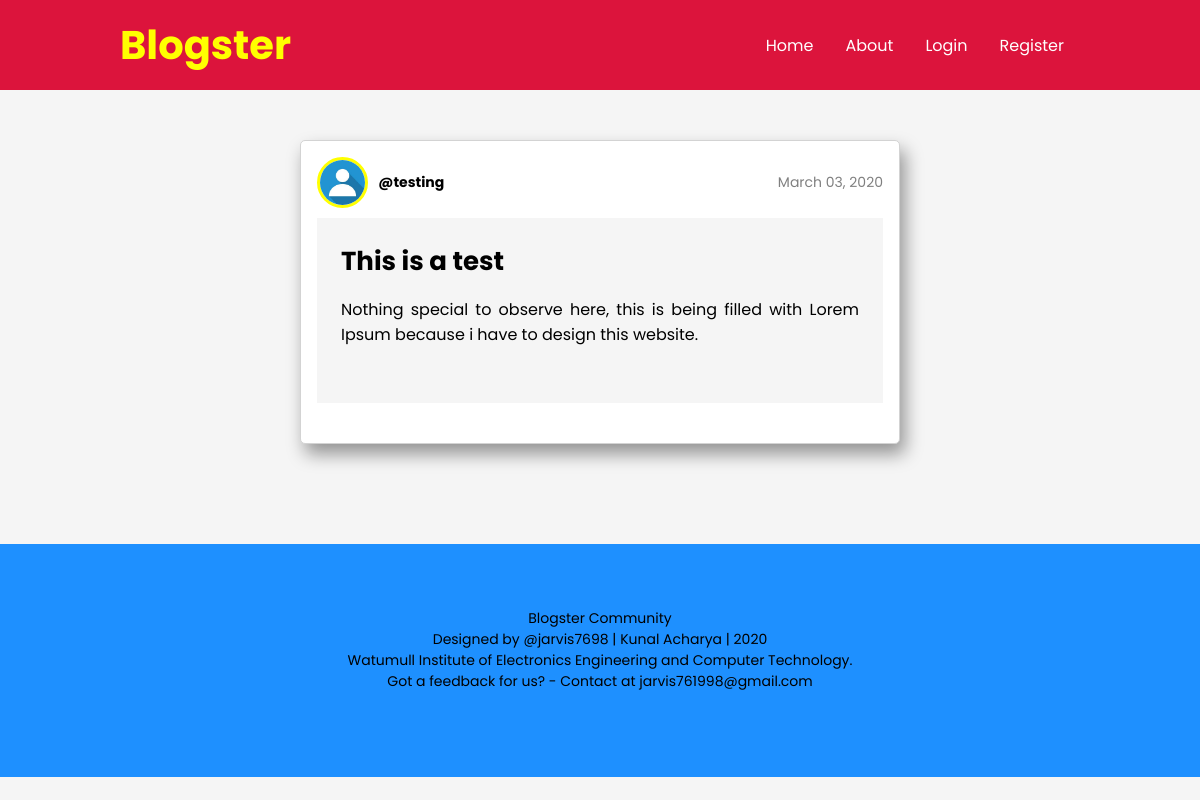
Screenshot of /post/3 with the database file from the repository.
### blog/models.py (models this page shows, shortened)
class Post(models.Model):
	post_title = models.CharField(max_length=50)
	post_content = models.TextField()
	post_date = models.DateTimeField(auto_now_add=True)
	post_author = models.ForeignKey(User, on_delete=models.CASCADE)

### users/models.py (models this page shows, shortened)
class Profile(models.Model):
	user = models.OneToOneField(User, on_delete=models.CASCADE)
	image = models.ImageField(default='default.jpg', upload_to='profile_pics')

### blog/views.py (the view)
# urls.py: path('post/<int:pk>', PostDetailView.as_view(), name='post-detail'),
class PostDetailView(DetailView):
	model = Post

### blog/templates/blog/post_detail.html (shortened to what this page needs)
{% extends 'blog/base.html' %}
{% block content %}
	<div class="post-box">
		<div class="post-head">
			<div class="post-author">
				<img class="author-profile" src="{{ post.post_author.profile.image.url }}">
				<div class="author-name">
					<a class="post-title-link" style="font-weight:bold;" href="#">@{{ object.post_author }}</a>
				</div>
				<div class="post-date">{{ object.post_date|date:"F d, Y" }}</div>
			</div>
		</div>
		<div class="content-box">
			<div class="post-title">
				{{ object.post_title }}
			</div>
			<div class="content-space">
				<p>
					{{ object.post_content }}
				</p>
			</div>
		</div>
	</div>
{% endblock content %}

### static/css/main.css (style rules this page uses)
* { margin: 0; padding: 0; font-family: 'Poppins', sans-serif; }
html { overflow: scroll; overflow-x: hidden; }
body { background-color: rgb(245,245,245); }
.post-box { margin-top: 5vh; border: solid lightgrey; border-width: 1px; border-radius: 5px; background-color: white; padding: 2vh; box-shadow: 5px 10px 18px rgb(0,0,0,0.4); }
.post-head { padding-bottom: 0; }
.post-author { font-size: 14px; padding-bottom: 10px; display: flex; flex-direction: row; justify-content: center; align-items: center; }
.author-profile { width: 8%; margin-right: 10px; border-radius: 50%; border: yellow solid; }
.author-name { flex: 2; }
.post-date { color: grey; }
.content-box { padding: 1vh; background-color: rgb(245,245,245); margin-bottom: 3vh; }
.post-title { font-size: 26px; padding: 2vh; font-weight: bold; }
.post-title-link { text-decoration: none; color: black; }
.content-space { padding-left: 2vh; padding-bottom: 6vh; padding-right: 2vh; text-align: justify; text-justify: auto; }

### rows the page displays
Post: post_author.profile.image (placeholder picture), post_author "testing", post_date "March 03, 2020", post_title "This is a test", post_content "Nothing special to observe here, this is being filled with Lorem Ipsum because i have to design this website."
